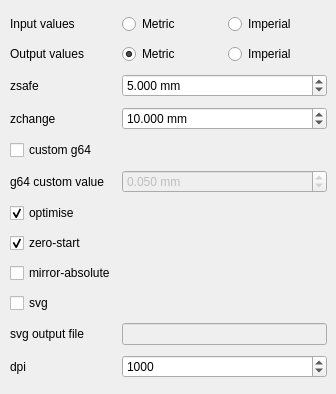
    <widget class="QWidget" name="commonTab">
     <attribute name="title">
      <string>Common</string>
     </attribute>
     <widget class="QWidget" name="gridLayoutWidget_3">
      <property name="geometry">
       <rect>
        <x>10</x>
        <y>10</y>
        <width>317</width>
        <height>375</height>
       </rect>
      </property>
      <layout class="QGridLayout" name="commonGridLayout">
       <item row="4" column="0">
        <widget class="QCheckBox" name="g64CheckBox">
         <property name="toolTip">
          <string>&lt;html&gt;&lt;head/&gt;&lt;body&gt;&lt;p&gt;Enable the custom g64 value&lt;/p&gt;&lt;/body&gt;&lt;/html&gt;</string>
         </property>
         <property name="text">
          <string>custom g64</string>
         </property>
         <property name="checked">
          <bool>false</bool>
         </property>
         <property name="tristate">
          <bool>false</bool>
         </property>
        </widget>
       </item>
       <item row="8" column="0">
        <widget class="QCheckBox" name="mirrorabsoluteCheckBox">
         <property name="toolTip">
          <string>&lt;html&gt;&lt;head/&gt;&lt;body&gt;&lt;p&gt;Mirror operations on the back side along the Y axis instead of the board center, which is the default&lt;/p&gt;&lt;/body&gt;&lt;/html&gt;</string>
         </property>
         <property name="text">
          <string>mirror-absolute</string>
         </property>
        </widget>
       </item>
       <item row="5" column="0">
        <widget class="QLabel" name="g64Label">
         <property name="toolTip">
          <string>&lt;html&gt;&lt;head/&gt;&lt;body&gt;&lt;p&gt;Set a custom g64 value (maximum deviation from toolpath), overrides internal calculation&lt;/p&gt;&lt;/body&gt;&lt;/html&gt;</string>
         </property>
         <property name="text">
          <string>g64 custom value</string>
         </property>
        </widget>
       </item>
       <item row="2" column="1">
        <widget class="QDoubleSpinBox" name="zsafeDoubleSpinBox">
         <property name="toolTip">
          <string>&lt;html&gt;&lt;head/&gt;&lt;body&gt;&lt;p&gt;Z-coordinate for movements between engraving steps&lt;/p&gt;&lt;/body&gt;&lt;/html&gt;</string>
         </property>
         <property name="suffix">
          <string> mm</string>
         </property>
         <property name="decimals">
          <number>3</number>
         </property>
         <property name="maximum">
          <double>1000.000000000000000</double>
         </property>
         <property name="singleStep">
          <double>0.050000000000000</double>
         </property>
         <property name="value">
          <double>5.000000000000000</double>
         </property>
        </widget>
       </item>
       <item row="11" column="1">
        <widget class="QSpinBox" name="dpiSpinBox">
         <property name="toolTip">
          <string>&lt;html&gt;&lt;head/&gt;&lt;body&gt;&lt;p&gt;Resolution used internally&lt;/p&gt;&lt;/body&gt;&lt;/html&gt;</string>
         </property>
         <property name="minimum">
          <number>1</number>
         </property>
         <property name="maximum">
          <number>10000</number>
         </property>
         <property name="singleStep">
          <number>100</number>
         </property>
         <property name="value">
          <number>1000</number>
         </property>
        </widget>
       </item>
       <item row="3" column="0">
        <widget class="QLabel" name="zchangeLabel">
         <property name="toolTip">
          <string>&lt;html&gt;&lt;head/&gt;&lt;body&gt;&lt;p&gt;Z-coordinate for movements with the drill head&lt;/p&gt;&lt;/body&gt;&lt;/html&gt;</string>
         </property>
         <property name="text">
          <string>zchange</string>
         </property>
        </widget>
       </item>
       <item row="11" column="0">
        <widget class="QLabel" name="dpiLabel">
         <property name="toolTip">
          <string>&lt;html&gt;&lt;head/&gt;&lt;body&gt;&lt;p&gt;Resolution used internally&lt;/p&gt;&lt;/body&gt;&lt;/html&gt;</string>
         </property>
         <property name="text">
          <string>dpi</string>
         </property>
        </widget>
       </item>
       <item row="6" column="0">
        <widget class="QCheckBox" name="optimiseCheckBox">
         <property name="toolTip">
          <string>&lt;html&gt;&lt;head/&gt;&lt;body&gt;&lt;p&gt;optimise output gcode, reducing its output size up to 95%, while accepting a very little loss of precision&lt;/p&gt;&lt;/body&gt;&lt;/html&gt;</string>
         </property>
         <property name="text">
          <string>optimise</string>
         </property>
         <property name="checked">
          <bool>true</bool>
         </property>
        </widget>
       </item>
       <item row="7" column="0">
        <widget class="QCheckBox" name="zerostartCheckBox">
         <property name="toolTip">
          <string>&lt;html&gt;&lt;head/&gt;&lt;body&gt;&lt;p&gt;set the starting point of the project at (0,0). With this option the projet will be between (0,0) and (max_x_value, max_y_value) (positive values)&lt;/p&gt;&lt;/body&gt;&lt;/html&gt;</string>
         </property>
         <property name="text">
          <string>zero-start</string>
         </property>
         <property name="checked">
          <bool>true</bool>
         </property>
        </widget>
       </item>
       <item row="5" column="1">
        <widget class="QDoubleSpinBox" name="g64DoubleSpinBox">
         <property name="enabled">
          <bool>false</bool>
         </property>
         <property name="toolTip">
          <string>&lt;html&gt;&lt;head/&gt;&lt;body&gt;&lt;p&gt;Set a custom g64 value (maximum deviation from toolpath), overrides internal calculation&lt;/p&gt;&lt;/body&gt;&lt;/html&gt;</string>
         </property>
         <property name="suffix">
          <string> mm</string>
         </property>
         <property name="decimals">
          <number>3</number>
         </property>
         <property name="maximum">
          <double>10.000000000000000</double>
         </property>
         <property name="singleStep">
          <double>0.010000000000000</double>
         </property>
         <property name="value">
          <double>0.050000000000000</double>
         </property>
        </widget>
       </item>
       <item row="9" column="0">
        <widget class="QCheckBox" name="svgCheckBox">
         <property name="toolTip">
          <string>&lt;html&gt;&lt;head/&gt;&lt;body&gt;&lt;p&gt;Output SVG file (&lt;font color=&quot;Red&quot;&gt;EXPERIMENTAL&lt;/font&gt;)&lt;/p&gt;&lt;/body&gt;&lt;/html&gt;</string>
         </property>
         <property name="text">
          <string>svg</string>
         </property>
        </widget>
       </item>
       <item row="0" column="0">
        <widget class="QLabel" name="inputValuesLabel">
         <property name="toolTip">
          <string/>
         </property>
         <property name="text">
          <string>Input values</string>
         </property>
        </widget>
       </item>
       <item row="2" column="0">
        <widget class="QLabel" name="zsafeLabel">
         <property name="toolTip">
          <string>&lt;html&gt;&lt;head/&gt;&lt;body&gt;&lt;p&gt;Z-coordinate for movements between engraving steps&lt;/p&gt;&lt;/body&gt;&lt;/html&gt;</string>
         </property>
         <property name="text">
          <string>zsafe</string>
         </property>
        </widget>
       </item>
       <item row="10" column="0">
        <widget class="QLabel" name="svgLabel">
         <property name="text">
          <string>svg output file</string>
         </property>
        </widget>
       </item>
       <item row="1" column="0">
        <widget class="QLabel" name="outputValuesLabel">
         <property name="toolTip">
          <string/>
         </property>
         <property name="text">
          <string>Output values</string>
         </property>
        </widget>
       </item>
       <item row="3" column="1">
        <widget class="QDoubleSpinBox" name="zchangeDoubleSpinBox">
         <property name="toolTip">
          <string>&lt;html&gt;&lt;head/&gt;&lt;body&gt;&lt;p&gt;Z-coordinate for movements with the drill head&lt;/p&gt;&lt;/body&gt;&lt;/html&gt;</string>
         </property>
         <property name="suffix">
          <string> mm</string>
         </property>
         <property name="decimals">
          <number>3</number>
         </property>
         <property name="maximum">
          <double>1000.000000000000000</double>
         </property>
         <property name="singleStep">
          <double>0.050000000000000</double>
         </property>
         <property name="value">
          <double>10.000000000000000</double>
         </property>
        </widget>
       </item>
       <item row="0" column="1">
        <layout class="QHBoxLayout" name="inputSystemOfMeasurementHorizontalLayout">
         <property name="sizeConstraint">
          <enum>QLayout::SetMinimumSize</enum>
         </property>
         <item>
          <widget class="QRadioButton" name="inputMetricRadioButton">
           <property name="toolTip">
            <string>&lt;html&gt;&lt;head/&gt;&lt;body&gt;&lt;p&gt;Use metric input&lt;/p&gt;&lt;/body&gt;&lt;/html&gt;</string>
           </property>
           <property name="text">
            <string>Metric</string>
           </property>
           <property name="checked">
            <bool>true</bool>
           </property>
           <property name="autoExclusive">
            <bool>true</bool>
           </property>
          </widget>
         </item>
         <item>
          <widget class="QRadioButton" name="inputImperialRadioButton">
           <property name="toolTip">
            <string>&lt;html&gt;&lt;head/&gt;&lt;body&gt;&lt;p&gt;Use imperial input&lt;/p&gt;&lt;/body&gt;&lt;/html&gt;</string>
           </property>
           <property name="text">
            <string>Imperial</string>
           </property>
           <property name="checked">
            <bool>false</bool>
           </property>
           <property name="autoExclusive">
            <bool>true</bool>
           </property>
          </widget>
         </item>
        </layout>
       </item>
       <item row="1" column="1">
        <layout class="QHBoxLayout" name="outputSystemOfMeasurementHorizontalLayout">
         <property name="sizeConstraint">
          <enum>QLayout::SetMinimumSize</enum>
         </property>
         <item>
          <widget class="QRadioButton" name="outputMetricRadioButton">
           <property name="toolTip">
            <string>&lt;html&gt;&lt;head/&gt;&lt;body&gt;&lt;p&gt;Use metric output&lt;/p&gt;&lt;/body&gt;&lt;/html&gt;</string>
           </property>
           <property name="text">
            <string>Metric</string>
           </property>
           <property name="checked">
            <bool>true</bool>
           </property>
           <property name="autoExclusive">
            <bool>true</bool>
           </property>
          </widget>
         </item>
         <item>
          <widget class="QRadioButton" name="outputImperialRadioButton">
           <property name="toolTip">
            <string>&lt;html&gt;&lt;head/&gt;&lt;body&gt;&lt;p&gt;Use imperial output&lt;/p&gt;&lt;/body&gt;&lt;/html&gt;</string>
           </property>
           <property name="text">
            <string>Imperial</string>
           </property>
           <property name="autoExclusive">
            <bool>true</bool>
           </property>
          </widget>
         </item>
        </layout>
       </item>
       <item row="10" column="1">
        <widget class="QLineEdit" name="svgLineEdit">
         <property name="enabled">
          <bool>false</bool>
         </property>
        </widget>
       </item>
      </layout>
     </widget>
    </widget>
